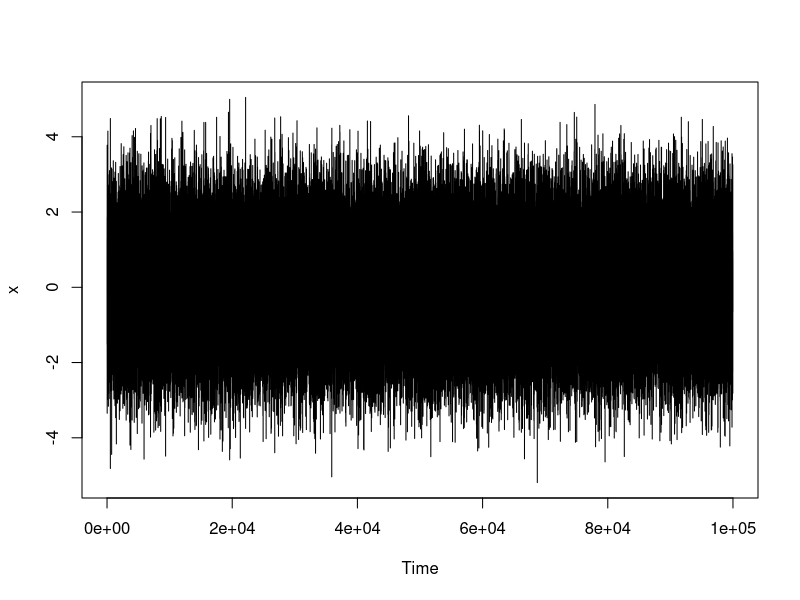
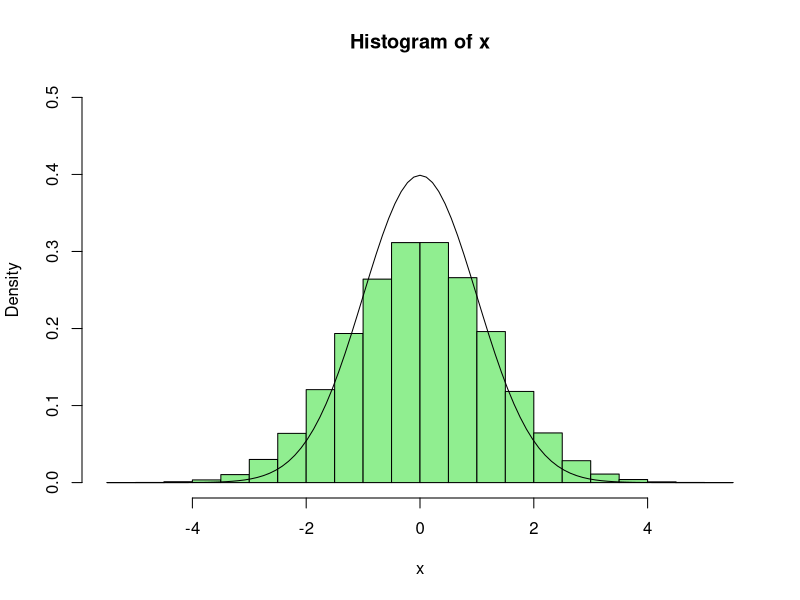

Generate these figures, in order, with R:
#------------------------------------------------------------------------------------------------
#                                Markov Chain
#==============================================================================================

# theta has gamma distribution


setwd("D:/Git projects/college_works/Bayesian Simulation")


#----- Discrete MC


# Randon walk is a Markov process, note that the mean of next step is the previous step 
# multiplied by phi


set.seed(34)

n = 100000
x = numeric(n)
phi = -0.6

for (i in 2:n) {
  x[i] = rnorm(1, mean=x[i-1]*phi, sd=1)
}

plot.ts(x)


hist(x, freq = F, col = 'lightgreen', ylim = c(0,0.5))
curve(dnorm(x), add=T)
legend(2, 0.6, legend = 'Theoretical\n Stationary Dist.', col='red', lty=1, bty="n")



#----- Continuous MC

# Q is a Markov matrix



Q = matrix(c(0.0, 0.5, 0.0, 0.0, 0.5,
             0.5, 0.0, 0.5, 0.0, 0.0,
             0.0, 0.5, 0.0, 0.5, 0.0,
             0.0, 0.0, 0.5, 0.0, 0.5,
             0.5, 0.0, 0.0, 0.5, 0.0), 
           nrow=5, byrow=TRUE)



# probability of secret number being 3 given the current value is 1  (Two step ahead)


(Q%*%Q)[1,3]



#probability distribution of the your secret number in the distant future, 
#say p(Xt+h|Xt) where h is a large number.


Q5 = Q %*% Q %*% Q %*% Q %*% Q # h=5 steps in the future
round(Q5, 3)



# h=30


Q20 = Q


for(i in 1:20){
  Q20 = Q20%*%Q
  
}

round(Q20, 3)






# h=100


Q100 = Q


for(i in 1:100){
  Q100 = Q100%*%Q
  
}

round(Q100, 3)




# Markov chain has estationary distribution


















